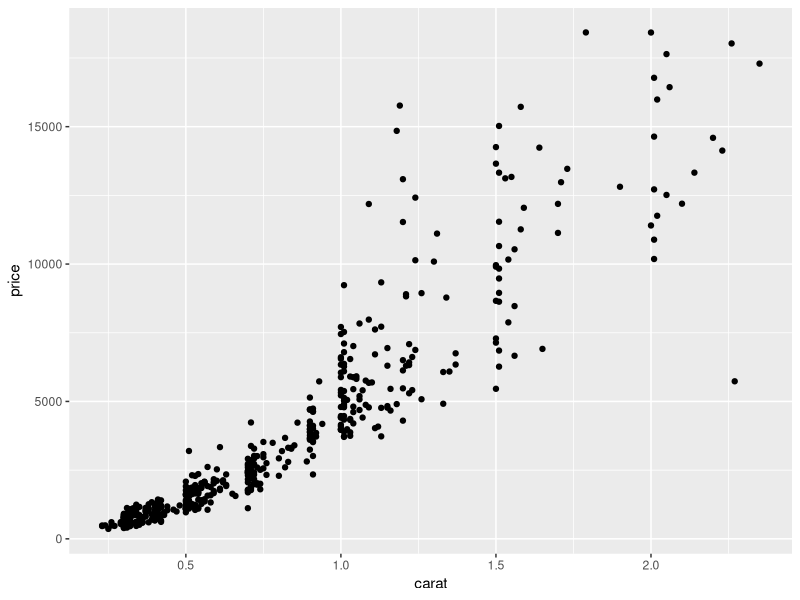
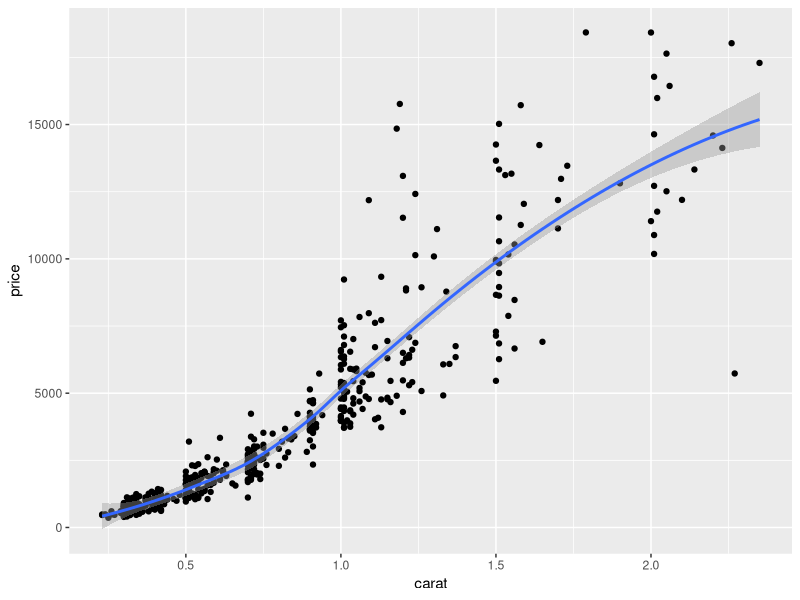
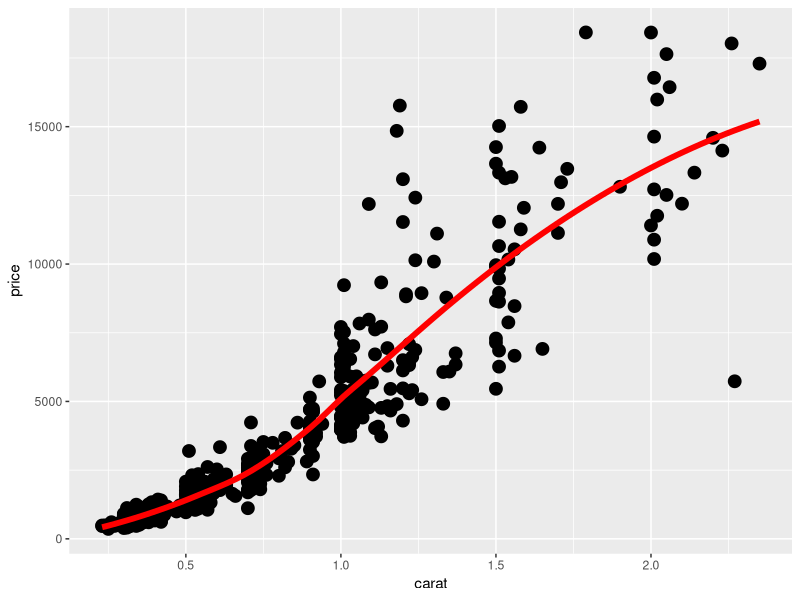
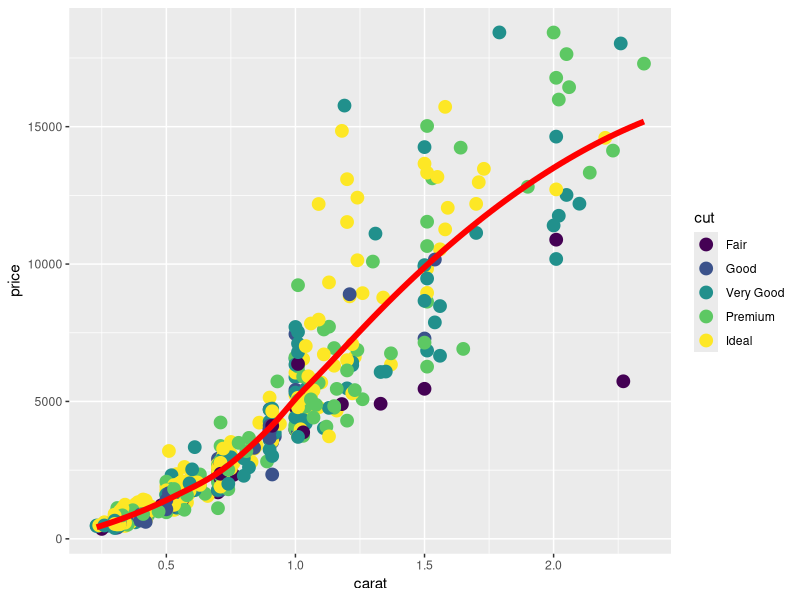
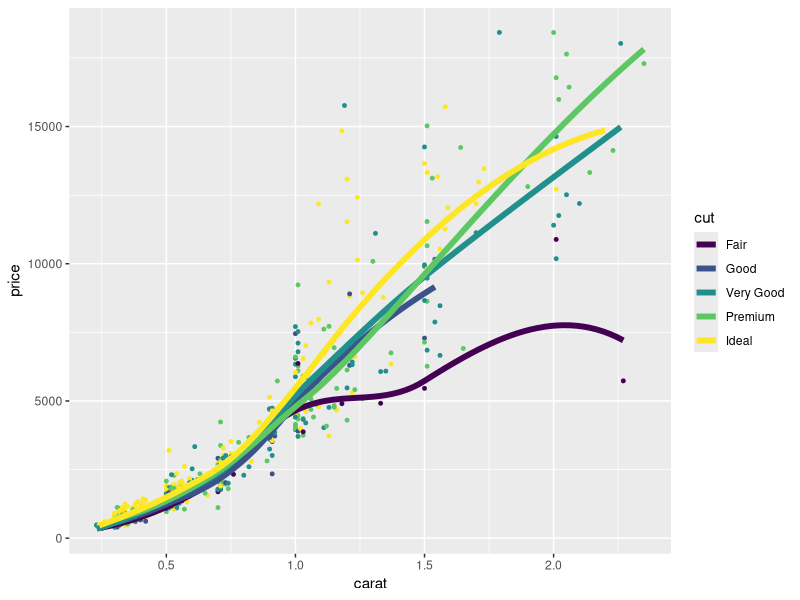
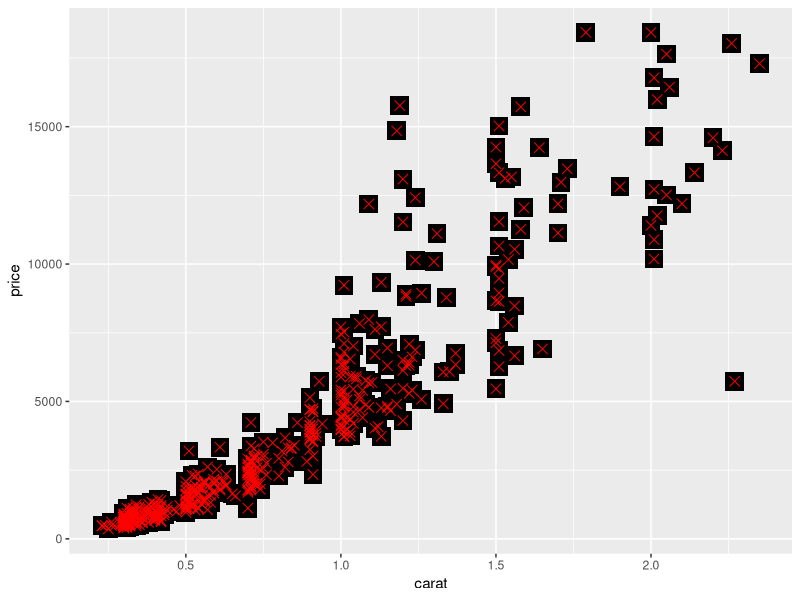
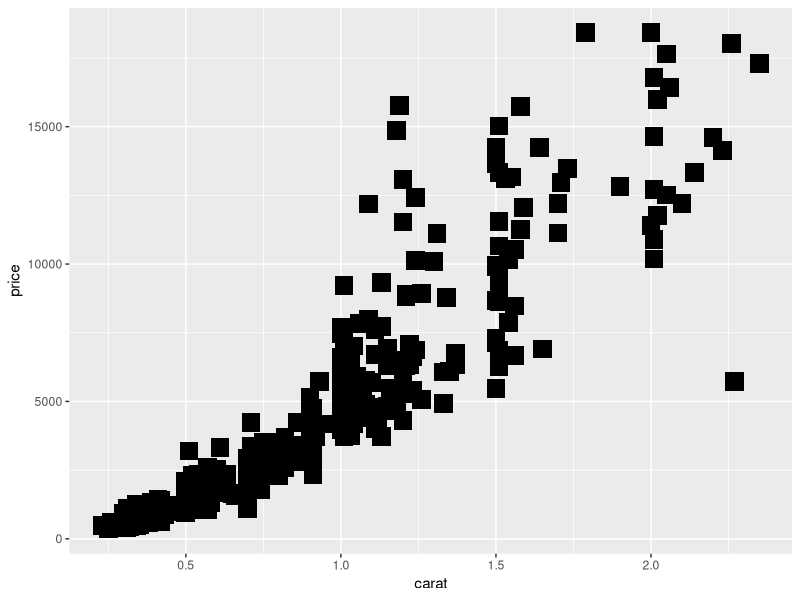
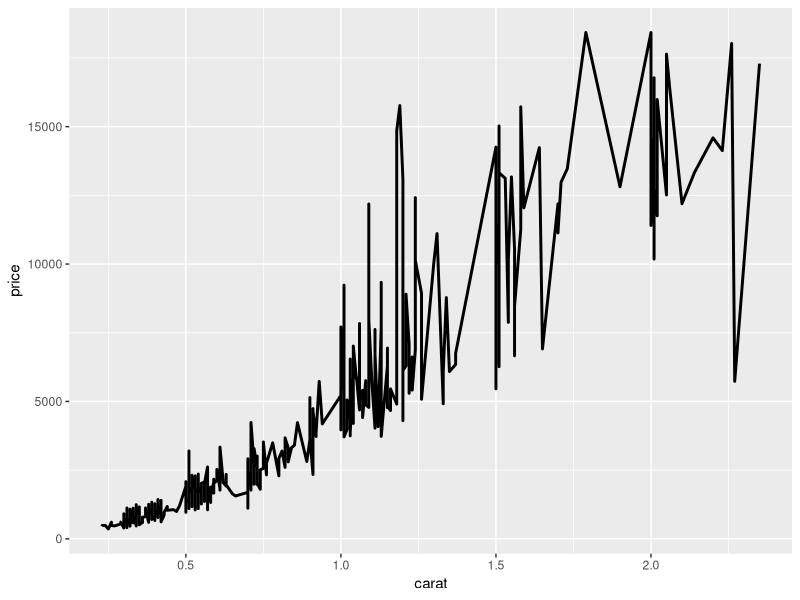

Here is the R script that generated these plots, in order:
# Anova Accel2R - Clinical R Training -----------------------------------
# © 2021 Anova Groups All rights reserved

# Title: Introduction to ggplot 2 - Part II

# Packages & Functions on Display:
# - {ggplot2   3.3.1}: ggplot(), aes(), `+`, facet_grid(), geom_col(), geom_linerange(),
#                     geom_pointrange(), geom_errorbar(), geom_crossbar(), geom_hline(),
#                     geom_vline(), geom_abline(), geom_rect()

# Setup -------------------------------------------------------------------

# Load Packages
library(tidyverse)

# Load Vignette for Reference
vignette("ggplot2-specs", package = "ggplot2")


# Import Data -------------------------------------------------------------
# Using 'diamonds' data for demonstration purposes

data_plots <-
  diamonds %>%
  slice_sample(n = 500) %>%
  mutate(carat_group = floor(carat))

data_plots %>% glimpse()

summary(data_plots$carat)
summary(data_plots$price)


# Geometry Layers ---------------------------------------------------------

data_plots |> 
  ggplot(aes(x = carat, y = price)) +
  geom_point()

ggplot(data_plots, aes(x = carat, y = price)) +
  geom_point() +
  geom_smooth()


# Fixed Aesthetics in Either Geometry
ggplot(data_plots, aes(x = carat, y = price)) +
  geom_point(size = 4) +
  geom_smooth(color = "red", se = FALSE, linewidth = 2)


# Dynamic Aesthetics in Either Geometry
ggplot(data_plots, aes(x = carat, y = price)) +
  geom_point(aes(color = cut), size = 4) +
  geom_smooth(color = "red", se = FALSE, size = 2)


ggplot(data_plots, aes(x = carat, y = price, color = cut)) +
  geom_point(size = 1) +
  geom_smooth(se = FALSE, size = 2)


# Order of Geometries
ggplot(data_plots, aes(x = carat, y = price)) +
  geom_point(size = 6, shape = 15) +
  geom_point(size = 3, shape = 4, color = "red")

ggplot(data_plots, aes(x = carat, y = price)) +
  geom_point(size = 3, shape = 4, color = "red") +
  geom_point(size = 6, shape = 15)


# Multiple Facets ---------------------------------------------------------

ggplot(data_plots, aes(x = carat, y = price)) +
  geom_line(size = 1)


# Differentiate by Variable within Plot
ggplot(data_plots, aes(x = carat, y = price, group = cut)) +
  geom_line(size = 1)


# Differentiate by Variable in Many Plot Facets
ggplot(data_plots, aes(x = carat, y = price)) +
  geom_line(size = 1) +
  facet_grid(rows = vars(cut), scales = "free")

ggplot(data_plots, aes(x = carat, y = price)) +
  geom_line(size = 1) +
  facet_grid(cols = vars(cut), rows = vars(clarity), scales = "fixed")


# Control Facets
ggplot(data_plots, aes(x = carat, y = price)) +
  geom_line(size = 1) +
  facet_grid(cols = vars(cut),
             scales = "free",
             switch = "both")


# Works with Many Geometries
ggplot(data_plots, aes(x = carat, y = price)) +
  geom_point() +
  facet_grid(vars(cut))

ggplot(data_plots, aes(x = price)) +
  geom_histogram() +
  facet_grid(rows = vars(cut))

ggplot(data_plots, aes(x = cut, y = price)) +
  geom_boxplot() +
  facet_grid(cols = vars(clarity))

p <- ggplot(mpg, aes(displ, hwy)) + geom_point()

# Use vars() to supply faceting variables:
p + facet_wrap(vars(class))

# Documentation
help(facet_grid, package = "ggplot2")
help(facet_wrap, package = "ggplot2")


# Using Summary Data ------------------------------------------------------

data_summary <-
  data_plots %>%
  group_by(carat_group) %>%
  summarise(n   = n(),
            avg = mean(price),
            std = sd(price),
            min = min(price),
            med = median(price),
            max = max(price)) %>%
  print()


# Bars from Counts
ggplot(data_summary, aes(x = carat_group, y = n)) +
  geom_col()


# Line Summaries
ggplot(data_summary, aes(x = carat_group, ymin = min, ymax = max)) +
  geom_linerange()

ggplot(data_summary, aes(x = carat_group, ymin = min, y = med, ymax = max)) +
  geom_pointrange()

ggplot(data_summary, aes(x = carat_group, ymin = min, y = med, ymax = max)) +
  geom_errorbar()

ggplot(data_summary, aes(x = carat_group, ymin = min, y = med, ymax = max)) +
  geom_crossbar()


# Comparing Group Means
ggplot(data_summary, aes(x = carat_group, y = avg)) +
  geom_point(size = 3) +
  geom_line(aes(group = 1)) +
  geom_errorbar(aes(ymin = avg - std, ymax = avg + std), width = 0.05)


# Documentation
help(geom_col,        package = "ggplot2")
help(geom_crossbar,   package = "ggplot2")
help(geom_errorbar,   package = "ggplot2")
help(geom_linerange,  package = "ggplot2")
help(geom_pointrange, package = "ggplot2")


# Using Summary Functions -------------------------------------------------

# Reference Lines
ggplot(data_plots, aes(x = carat, y = price)) +
  geom_hline(aes(yintercept = mean(price))) +
  geom_point(alpha = 0.25)

ggplot(data_plots, aes(x = carat, y = price)) +
  geom_vline(xintercept = c(0.75, 1.50), size = 2) +
  geom_point(alpha = 0.25)

ggplot(data_plots, aes(x = carat, y = price)) +
  geom_abline(intercept = 0, slope = 5000, color = "red", linetype = 2, size = 2) +
  geom_point(alpha = 0.25)


# Reference Area
ggplot(data_plots, aes(x = carat, y = price)) +
  geom_rect(aes(xmin = mean(carat) - sd(carat),
                xmax = mean(carat) + sd(carat)),
            ymin = -Inf, ymax = Inf, fill = "orange") +
  geom_point(alpha = 0.25)

ggplot(data_plots, aes(x = carat, y = price)) +
  geom_rect(xmin = 1.00, xmax = 1.50,
            ymin = 2500, ymax = 7500,
            fill = "orange", color = "black", size = 1.5) +
  geom_point(alpha = 0.25)


# Documentation
help(geom_rect,   package = "ggplot2")
help(geom_hline,  package = "ggplot2")
help(geom_vline,  package = "ggplot2")
help(geom_abline, package = "ggplot2")


# Documentation -----------------------------------------------------------

# Special Notes
# - Find all accepted names of colors
colors()

sample_palette <- sample(colors(), 6)
scales::show_col(sample_palette)

# Vignettes
vignette("ggplot2-specs", package = "ggplot2")

# Website References
# - https://ggplot2-book.org/
# - http://ggplot2.tidyverse.org/reference
# - https://rstudio.com/resources/cheatsheets/

# -------------------------------------------------------------------------
